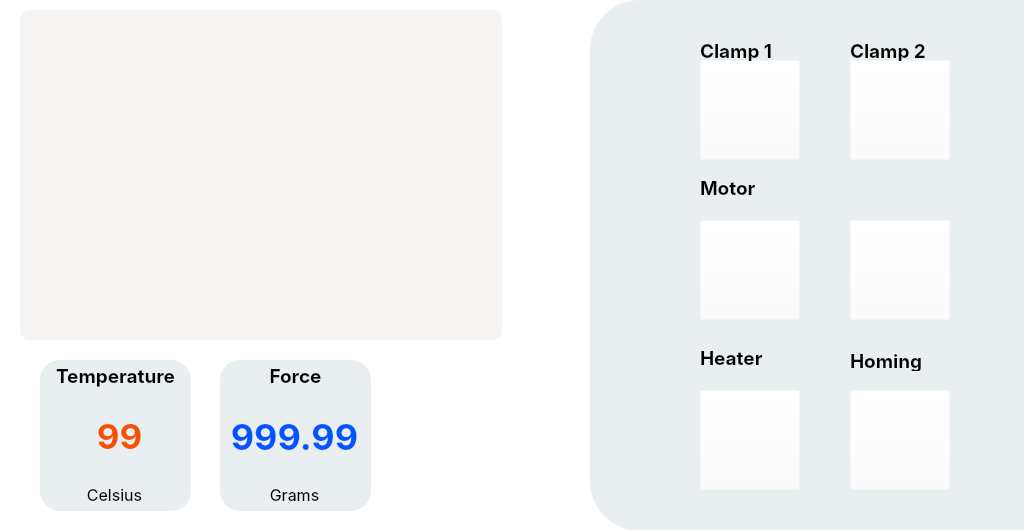
   <widget class="QFrame" name="screen_6">
    <property name="geometry">
     <rect>
      <x>0</x>
      <y>70</y>
      <width>1024</width>
      <height>530</height>
     </rect>
    </property>
    <property name="font">
     <font>
      <family>SF Pro Display</family>
     </font>
    </property>
    <property name="styleSheet">
     <string notr="true">background-color:rgb(255, 255, 255);</string>
    </property>
    <property name="frameShape">
     <enum>QFrame::NoFrame</enum>
    </property>
    <property name="frameShadow">
     <enum>QFrame::Plain</enum>
    </property>
    <widget class="QPushButton" name="button_13">
     <property name="geometry">
      <rect>
       <x>700</x>
       <y>220</y>
       <width>100</width>
       <height>100</height>
      </rect>
     </property>
     <property name="font">
      <font/>
     </property>
     <property name="styleSheet">
      <string notr="true">background-color: rgba(255, 255, 255, 0);</string>
     </property>
     <property name="text">
      <string/>
     </property>
    </widget>
    <widget class="QPushButton" name="button_14">
     <property name="geometry">
      <rect>
       <x>850</x>
       <y>220</y>
       <width>100</width>
       <height>100</height>
      </rect>
     </property>
     <property name="font">
      <font/>
     </property>
     <property name="styleSheet">
      <string notr="true">background-color: rgba(255, 255, 255, 0);</string>
     </property>
     <property name="text">
      <string/>
     </property>
    </widget>
    <widget class="QPushButton" name="button_15">
     <property name="geometry">
      <rect>
       <x>700</x>
       <y>390</y>
       <width>100</width>
       <height>100</height>
      </rect>
     </property>
     <property name="font">
      <font/>
     </property>
     <property name="styleSheet">
      <string notr="true">background-color: rgba(255, 255, 255, 0);</string>
     </property>
     <property name="text">
      <string/>
     </property>
    </widget>
    <widget class="QLabel" name="label_46">
     <property name="geometry">
      <rect>
       <x>229</x>
       <y>406</y>
       <width>131</width>
       <height>61</height>
      </rect>
     </property>
     <property name="font">
      <font>
       <family>SF Pro Display</family>
       <pointsize>27</pointsize>
       <weight>75</weight>
       <bold>true</bold>
      </font>
     </property>
     <property name="styleSheet">
      <string notr="true">background:none;
color:rgb(0, 85, 255)
</string>
     </property>
     <property name="text">
      <string>999.99</string>
     </property>
     <property name="alignment">
      <set>Qt::AlignCenter</set>
     </property>
    </widget>
    <widget class="QLabel" name="label_47">
     <property name="geometry">
      <rect>
       <x>59</x>
       <y>406</y>
       <width>121</width>
       <height>61</height>
      </rect>
     </property>
     <property name="font">
      <font>
       <family>SF Pro Display</family>
       <pointsize>26</pointsize>
       <weight>75</weight>
       <bold>true</bold>
      </font>
     </property>
     <property name="styleSheet">
      <string notr="true">background:none;
color:rgb(245, 81, 0)</string>
     </property>
     <property name="text">
      <string>99</string>
     </property>
     <property name="alignment">
      <set>Qt::AlignCenter</set>
     </property>
    </widget>
    <widget class="QLabel" name="label_48">
     <property name="geometry">
      <rect>
       <x>695</x>
       <y>480</y>
       <width>301</width>
       <height>30</height>
      </rect>
     </property>
     <property name="font">
      <font>
       <family>SF Pro Display</family>
       <pointsize>12</pointsize>
      </font>
     </property>
     <property name="text">
      <string/>
     </property>
     <property name="alignment">
      <set>Qt::AlignRight|Qt::AlignTrailing|Qt::AlignVCenter</set>
     </property>
    </widget>
    <widget class="QPushButton" name="button_16">
     <property name="geometry">
      <rect>
       <x>700</x>
       <y>60</y>
       <width>100</width>
       <height>100</height>
      </rect>
     </property>
     <property name="font">
      <font/>
     </property>
     <property name="styleSheet">
      <string notr="true">background-color: rgba(255, 255, 255, 0);</string>
     </property>
     <property name="text">
      <string/>
     </property>
    </widget>
    <widget class="QPushButton" name="button_17">
     <property name="geometry">
      <rect>
       <x>850</x>
       <y>60</y>
       <width>100</width>
       <height>100</height>
      </rect>
     </property>
     <property name="font">
      <font/>
     </property>
     <property name="styleSheet">
      <string notr="true">background-color: rgba(255, 255, 255, 0);</string>
     </property>
     <property name="text">
      <string/>
     </property>
    </widget>
    <widget class="QLabel" name="label">
     <property name="geometry">
      <rect>
       <x>700</x>
       <y>180</y>
       <width>111</width>
       <height>16</height>
      </rect>
     </property>
     <property name="font">
      <font>
       <family>SF Pro Display</family>
       <pointsize>14</pointsize>
       <weight>75</weight>
       <bold>true</bold>
      </font>
     </property>
     <property name="styleSheet">
      <string notr="true">background-color: rgba(255, 255, 255, 0);</string>
     </property>
     <property name="text">
      <string>Motor</string>
     </property>
    </widget>
    <widget class="QLabel" name="label_7">
     <property name="geometry">
      <rect>
       <x>700</x>
       <y>40</y>
       <width>121</width>
       <height>21</height>
      </rect>
     </property>
     <property name="font">
      <font>
       <family>SF Pro Display</family>
       <pointsize>14</pointsize>
       <weight>75</weight>
       <bold>true</bold>
      </font>
     </property>
     <property name="styleSheet">
      <string notr="true">background-color: rgba(255, 255, 255, 0);</string>
     </property>
     <property name="text">
      <string>Clamp 1</string>
     </property>
    </widget>
    <widget class="QLabel" name="label_8">
     <property name="geometry">
      <rect>
       <x>700</x>
       <y>350</y>
       <width>71</width>
       <height>16</height>
      </rect>
     </property>
     <property name="font">
      <font>
       <family>SF Pro Display</family>
       <pointsize>14</pointsize>
       <weight>75</weight>
       <bold>true</bold>
      </font>
     </property>
     <property name="styleSheet">
      <string notr="true">background-color: rgba(255, 255, 255, 0);</string>
     </property>
     <property name="text">
      <string>Heater</string>
     </property>
    </widget>
    <widget class="QLabel" name="label_10">
     <property name="geometry">
      <rect>
       <x>850</x>
       <y>40</y>
       <width>111</width>
       <height>21</height>
      </rect>
     </property>
     <property name="font">
      <font>
       <family>SF Pro Display</family>
       <pointsize>14</pointsize>
       <weight>75</weight>
       <bold>true</bold>
      </font>
     </property>
     <property name="styleSheet">
      <string notr="true">background-color: rgba(255, 255, 255, 0);</string>
     </property>
     <property name="text">
      <string>Clamp 2</string>
     </property>
    </widget>
    <widget class="QLabel" name="feed_cam_2">
     <property name="geometry">
      <rect>
       <x>20</x>
       <y>10</y>
       <width>482</width>
       <height>330</height>
      </rect>
     </property>
     <property name="font">
      <font>
       <family>SF Pro Display</family>
       <pointsize>16</pointsize>
      </font>
     </property>
     <property name="styleSheet">
      <string notr="true">background-color: rgb(246, 245, 244);
border-radius:10px;
color: rgb(192, 28, 40);</string>
     </property>
     <property name="text">
      <string/>
     </property>
     <property name="alignment">
      <set>Qt::AlignCenter</set>
     </property>
    </widget>
    <widget class="QLabel" name="label_44">
     <property name="geometry">
      <rect>
       <x>220</x>
       <y>360</y>
       <width>151</width>
       <height>31</height>
      </rect>
     </property>
     <property name="font">
      <font>
       <family>SF Pro Display</family>
       <pointsize>14</pointsize>
       <weight>75</weight>
       <bold>true</bold>
      </font>
     </property>
     <property name="styleSheet">
      <string notr="true">background:none;
</string>
     </property>
     <property name="text">
      <string>Force</string>
     </property>
     <property name="alignment">
      <set>Qt::AlignCenter</set>
     </property>
    </widget>
    <widget class="QLabel" name="label_45">
     <property name="geometry">
      <rect>
       <x>229</x>
       <y>480</y>
       <width>131</width>
       <height>30</height>
      </rect>
     </property>
     <property name="font">
      <font>
       <family>SF Pro Display</family>
       <pointsize>12</pointsize>
      </font>
     </property>
     <property name="styleSheet">
      <string notr="true">background:none</string>
     </property>
     <property name="text">
      <string>Grams</string>
     </property>
     <property name="alignment">
      <set>Qt::AlignCenter</set>
     </property>
    </widget>
    <widget class="QLabel" name="label_49">
     <property name="geometry">
      <rect>
       <x>49</x>
       <y>480</y>
       <width>131</width>
       <height>30</height>
      </rect>
     </property>
     <property name="font">
      <font>
       <family>SF Pro Display</family>
       <pointsize>12</pointsize>
      </font>
     </property>
     <property name="styleSheet">
      <string notr="true">background:none</string>
     </property>
     <property name="text">
      <string>Celsius</string>
     </property>
     <property name="alignment">
      <set>Qt::AlignCenter</set>
     </property>
    </widget>
    <widget class="QLabel" name="label_14">
     <property name="geometry">
      <rect>
       <x>40</x>
       <y>360</y>
       <width>151</width>
       <height>151</height>
      </rect>
     </property>
     <property name="styleSheet">
      <string notr="true">background-color:rgb(233, 238, 241);
border-radius:20px;</string>
     </property>
     <property name="text">
      <string/>
     </property>
    </widget>
    <widget class="QLabel" name="label_36">
     <property name="geometry">
      <rect>
       <x>40</x>
       <y>360</y>
       <width>151</width>
       <height>31</height>
      </rect>
     </property>
     <property name="font">
      <font>
       <family>SF Pro Display</family>
       <pointsize>14</pointsize>
       <weight>75</weight>
       <bold>true</bold>
      </font>
     </property>
     <property name="styleSheet">
      <string notr="true">background:none;
</string>
     </property>
     <property name="text">
      <string>Temperature</string>
     </property>
     <property name="alignment">
      <set>Qt::AlignCenter</set>
     </property>
    </widget>
    <widget class="QLabel" name="label_34">
     <property name="geometry">
      <rect>
       <x>220</x>
       <y>360</y>
       <width>151</width>
       <height>151</height>
      </rect>
     </property>
     <property name="styleSheet">
      <string notr="true">background-color:rgb(233, 238, 241);
border-radius:20px;</string>
     </property>
     <property name="text">
      <string/>
     </property>
    </widget>
    <widget class="QLabel" name="label_39">
     <property name="geometry">
      <rect>
       <x>590</x>
       <y>0</y>
       <width>550</width>
       <height>531</height>
      </rect>
     </property>
     <property name="styleSheet">
      <string notr="true">background-color: rgb(233, 238, 241);
border-radius:50;</string>
     </property>
     <property name="text">
      <string/>
     </property>
    </widget>
    <widget class="QPushButton" name="button_18">
     <property name="geometry">
      <rect>
       <x>850</x>
       <y>390</y>
       <width>100</width>
       <height>100</height>
      </rect>
     </property>
     <property name="font">
      <font/>
     </property>
     <property name="styleSheet">
      <string notr="true">background-color: rgba(255, 255, 255, 0);</string>
     </property>
     <property name="text">
      <string/>
     </property>
    </widget>
    <widget class="QLabel" name="label_52">
     <property name="geometry">
      <rect>
       <x>850</x>
       <y>350</y>
       <width>111</width>
       <height>21</height>
      </rect>
     </property>
     <property name="font">
      <font>
       <family>SF Pro Display</family>
       <pointsize>14</pointsize>
       <weight>75</weight>
       <bold>true</bold>
      </font>
     </property>
     <property name="styleSheet">
      <string notr="true">background-color: rgba(255, 255, 255, 0);</string>
     </property>
     <property name="text">
      <string>Homing</string>
     </property>
    </widget>
    <zorder>label_34</zorder>
    <zorder>label_14</zorder>
    <zorder>label_46</zorder>
    <zorder>label_47</zorder>
    <zorder>label_48</zorder>
    <zorder>feed_cam_2</zorder>
    <zorder>label_44</zorder>
    <zorder>label_45</zorder>
    <zorder>label_49</zorder>
    <zorder>label_36</zorder>
    <zorder>label_39</zorder>
    <zorder>button_15</zorder>
    <zorder>button_13</zorder>
    <zorder>button_17</zorder>
    <zorder>button_14</zorder>
    <zorder>button_16</zorder>
    <zorder>label_10</zorder>
    <zorder>label_7</zorder>
    <zorder>label_8</zorder>
    <zorder>label</zorder>
    <zorder>button_18</zorder>
    <zorder>label_52</zorder>
   </widget>
